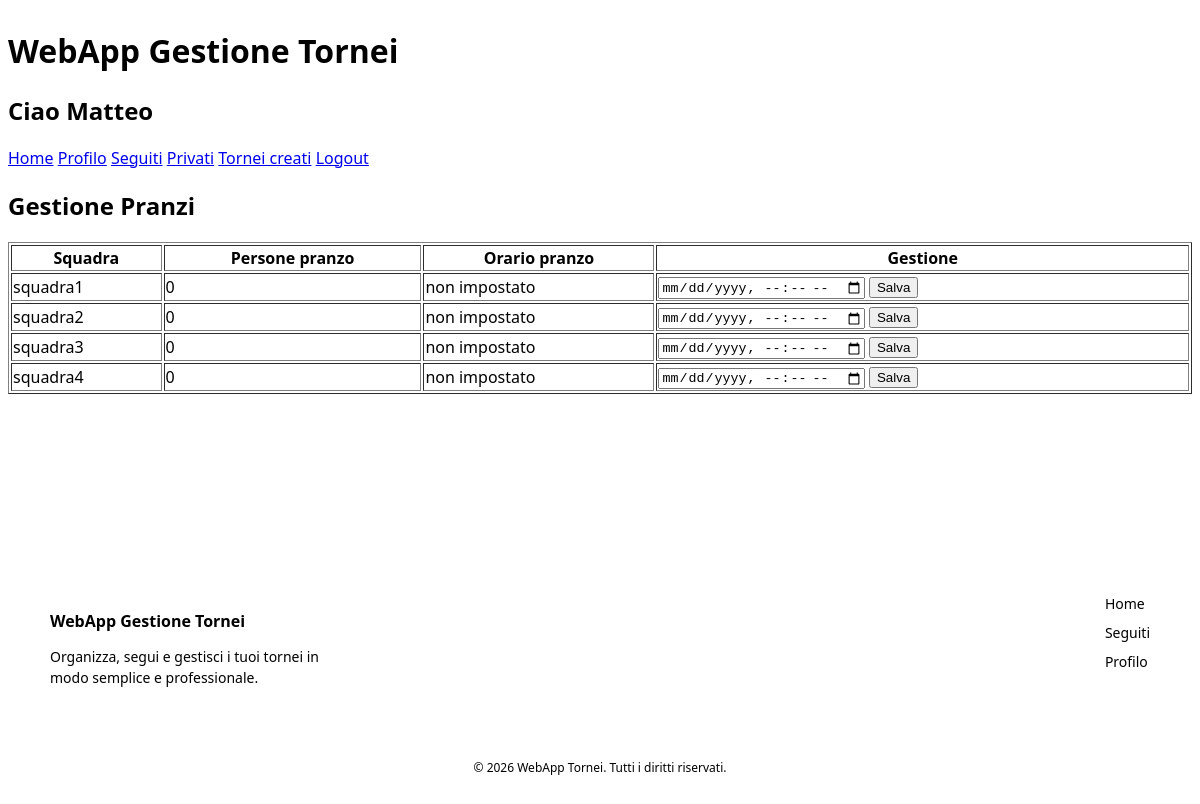
Screenshot of /senza_css/gestione_pranzi.php?id=25 (signed in) with the database file from the repository.
### tables this page shows
CREATE TABLE `squadra` (
  `id` int(11) NOT NULL,
  `torneo_id` int(11) NOT NULL,
  `nome` varchar(100) NOT NULL,
  `capitano_id` int(11) NOT NULL,
  `stato` enum('in_attesa','approvata','rifiutata') NOT NULL DEFAULT 'in_attesa',
  `token_approva` varchar(64) DEFAULT NULL,
  `token_rifiuta` varchar(64) DEFAULT NULL,
  `persone_pranzo` int(11) DEFAULT 0
);

### senza_css/gestione_pranzi.php (the view, shortened to what this page needs)
<?php
include("conf/db_config.php");
$torneo_id=$_GET['id'] ?? null;
$stmt=$conn->prepare("SELECT * FROM torneo WHERE id=?");
$stmt->bind_param("i",$torneo_id);
$stmt->execute();
$torneo=$stmt->get_result()->fetch_assoc();
$isOrganizzatore=isset($_SESSION['id_utente']) && $_SESSION['id_utente']==$torneo['creato_da'];
require_once('templates/header.php');
?>
<h2>Gestione Pranzi</h2>
<?php if(!$isOrganizzatore): ?>
<?php
$stmt=$conn->prepare("
    SELECT p.orario,s.nome,s.persone_pranzo
    FROM pranzi p
    JOIN squadra s ON p.squadra_id=s.id
    WHERE p.torneo_id=?
    ORDER BY p.orario
");
$stmt->bind_param("i",$torneo_id);
$stmt->execute();
$result=$stmt->get_result();
?>
<table border="1">
<tr>
    <th>Squadra</th>
    <th>Persone pranzo</th>
    <th>Orario pranzo</th>
</tr>
<?php while($row=$result->fetch_assoc()): ?>
<tr>
    <td><?= htmlspecialchars($row['nome']) ?></td>
    <td><?= $row['persone_pranzo'] ?? 0 ?></td>
    <td><?= $row['orario'] ?></td>
</tr>
<?php endwhile; ?>
</table>
<?php else: ?>
<?php if($torneo['stato']!='in_corso'): ?>
<p>I pranzi saranno disponibili dopo la chiusura delle iscrizioni.</p>
<?php else: ?>
<?php
$stmt=$conn->prepare("
    SELECT s.id,s.nome,s.persone_pranzo,p.orario
    FROM squadra s
    LEFT JOIN pranzi p
        ON p.squadra_id=s.id AND p.torneo_id=?
    WHERE s.torneo_id=? AND s.stato='approvata'
");
$stmt->bind_param("ii",$torneo_id,$torneo_id);
$stmt->execute();
$result=$stmt->get_result();
?>
<table border="1">
<tr>
    <th>Squadra</th>
    <th>Persone pranzo</th>
    <th>Orario pranzo</th>
    <th>Gestione</th>
</tr>
<?php while($row=$result->fetch_assoc()): ?>
<tr>
    <td><?= htmlspecialchars($row['nome']) ?></td>
    <td><?= $row['persone_pranzo'] ?? 0 ?></td>
    <td><?= $row['orario'] ?? 'non impostato' ?></td>
    <td>
        <form method="POST">
            <input type="datetime-local" name="orario" required>
            <button>Salva</button>
        </form>
    </td>
</tr>
<?php endwhile; ?>
</table>
<?php endif; ?>
<?php endif; ?>
<?php require_once('templates/footer.php'); ?>

### senza_css/css/footer.css (style rules this page uses)
html, body { height: 100%; }
body { display: flex; flex-direction: column; min-height: 100vh; background: var(--bg); color: var(--text); font-family: system-ui, -apple-system, Segoe UI, Roboto, Arial, sans-serif; }

### rows the page displays
squadra: nome "squadra1", persone_pranzo "0", orario "non impostato"
squadra: nome "squadra2", persone_pranzo "0", orario "non impostato"
squadra: nome "squadra3", persone_pranzo "0", orario "non impostato"
squadra: nome "squadra4", persone_pranzo "0", orario "non impostato"

### other values shown
$_SESSION['nome_utente'] "Matteo"
